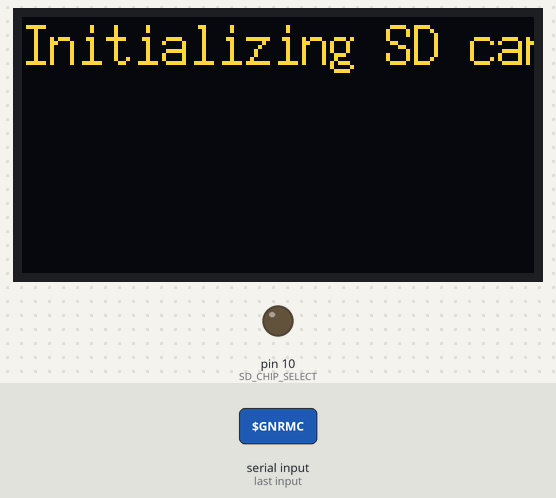
The sketch below on a simulated Arduino Uno, built with avr-gcc and run on an emulated ATmega328P. Parts: 128×64 one-colour display, output pins drawn as LEDs (lit = HIGH). The test bench sets the inputs (shaded band). The OLED is the two-colour kind (top 16 rows yellow); storage starts empty; what the sketch prints to the serial monitor is not drawn.

4.3 s: "$GNRMC\n" received over the second serial link
Above: at 4.37 s.
Timing chart, 0 to 7.3 s (numbered marks = the images above; inputs shaded):
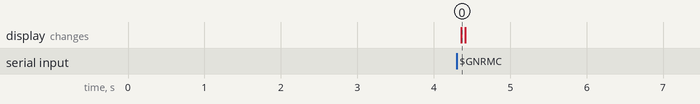

Measured:
- after the input at 4.3 s, the display: changes after 0.06 s (image 0)

The sketch:

GPSLogger3.ino
```cpp
// GPS Logger version 3

/* with
   GP8013T
   SDcard
   M096P4BL
*/

/* note
  Arudino-SDcard
  The circuit:
   SD card attached to SPI bus as follows:
 ** MOSI - pin 11 on Arduino Uno/Duemilanove/Diecimila
 ** MISO - pin 12 on Arduino Uno/Duemilanove/Diecimila
 ** CLK - pin 13 on Arduino Uno/Duemilanove/Diecimila
 ** CS - depends on your SD card shield or module. ->10
*/

/* Arduino-GPS GT-720F (with Software Serial)
    RX: 8 - 6 (TTL output)
    TX: 9 - 5 (TTL input)
    5: input (TTL) - 9 (TX) - 6: output (TTL) - 8 (RX)
*/

/* Arudio - M096PBL
    A5 - SCL
    A4 - SDA
  */

#include <SPI.h>
#include <SD.h>
#include <SoftwareSerial.h>

#include <SSD1306Ascii.h>
#include <SSD1306AsciiWire.h>
//#include "U8glib.h"

#define SD_CHIP_SELECT 10
#define BUFSIZE 70
#define BUF2SIZE 12

// initialize the library with the numbers of the interface pins
SoftwareSerial gps(8, 9); // RX, TX

// setup u8g object
//U8GLIB_SSD1306_128X64 u8g(U8G_I2C_OPT_NONE | U8G_I2C_OPT_DEV_0); // I2C / TWI

// 0X3C+SA0 - 0x3C or 0x3D
#define I2C_ADDRESS 0x3C

// Define proper RST_PIN if required.
#define RST_PIN -1

SSD1306AsciiWire oled;

File logFile;

char filename[13];
bool fileEnable = false;
char s1[BUF2SIZE];

void recvStr(char *);
int strip_NMEA(const char *, int , int );

bool checkSDFile()
{
  // open log file
  for (unsigned int index = 0; index < 65535; index++) {
    char fileTmp[13];
    sprintf(fileTmp, "GPS%05d.TXT", index);
    Serial.println(index);
    if (!SD.exists(fileTmp)) {
      logFile = SD.open(fileTmp, FILE_WRITE);
      Serial.println(fileTmp);
      if (logFile) {
        Serial.println("Log file opened");
        strcpy(filename, fileTmp);
        //        logFile.close();
        return true;
      }
      Serial.println("Can't open log file");
      break;
    }
  }
  return false;
}

void setup() {
  // Open serial communications and wait for port to open:
  Serial.begin(9600);
  while (!Serial) {
    ; // wait for serial port to connect. Needed for native USB port only
  }
  Serial.println("Ready");

  // initialize OLED Display M096P4BL
  Wire.begin();
  Wire.setClock(400000L);
#if RST_PIN >= 0
  oled.begin(&Adafruit128x64, I2C_ADDRESS, RST_PIN);
#else // RST_PIN >= 0
  oled.begin(&Adafruit128x64, I2C_ADDRESS);
#endif // RST_PIN >= 0
  // Call oled.setI2cClock(frequency) to change from the default frequency.

  oled.setFont(X11fixed7x14);
  oled.clear();

  // initialize Software Serial and GT-720F
  gps.begin(9600); // ソフトウェアシリアルの初期化
  // configure output of GM-8013T
  // configure_GP8013T();
  Serial.println("GPS ready");

  // initialize SD card
  Serial.print("Initializing SD card...");
  oled.print("Initializing SD card...");
  pinMode(SD_CHIP_SELECT, OUTPUT);
  if (SD.begin(SD_CHIP_SELECT)) {
    Serial.println("searching file");
    fileEnable = checkSDFile();
  } else {
    Serial.println("SD not enable");
    oled.setCursor(0,6);
    oled.print("SD not enable");
  }

  oled.setCursor(0,0);
  oled.clearToEOL();
  delay(3000);
}

void loop()
{
  char strbuf[BUFSIZE];
  char utcTime[10], utcDate[7];
  char latitude[11], longtude[12];
  char NS[2], WE[2];
  char statGPS[2];
  char GPSStr[7];
  char localTime0[10], localDate0[7];
  int offset;

  if (gps.available()) {  // if recived serial signal
    recvStr(strbuf);   // read serial data to string buffer
    Serial.println(strbuf);

    if (logFile) {
      logFile.print(strbuf);
      logFile.flush();
    }

    offset = strip_NMEA(strbuf, 0, 1);
    //      strcpy(GPSStr,s1);
    if (strcmp(s1, "$GNRMC") == 0) { // if RMC line
      offset = strip_NMEA(strbuf, offset, 1); // utcTime
      strcpy(utcTime, s1);
      offset = strip_NMEA(strbuf, offset, 1); // status
      strcpy(statGPS, s1);
      offset = strip_NMEA(strbuf, offset, 1); // latitue
      strcpy(latitude, s1);
      offset = strip_NMEA(strbuf, offset, 1); // N/W
      strcpy(NS, s1);
      offset = strip_NMEA(strbuf, offset, 1); // longitude
      strcpy(longtude, s1);
      offset = strip_NMEA(strbuf, offset, 1); // W/E
      strcpy(WE, s1);
      offset = strip_NMEA(strbuf, offset, 3); // utcDate
      strcpy(utcDate, s1);

      strcpy(localTime0, utcTime);
      strcpy(localDate0, utcDate);

      oled.setCursor(0,0);
      oled.print(localTime0);
      oled.setCursor(48,0);
      oled.print(localDate0);

        if (strchr(statGPS, 'A')) {
          oled.setCursor(0,2);
          oled.print(NS);
          oled.print(latitude);
          oled.setCursor(0,4);
          oled.print(WE);
          oled.print(longtude);
        }

      Serial.print(localTime0);
      Serial.print(' ');
      Serial.println(localDate0);
      Serial.print("latitude: ");
      Serial.println(latitude);
      Serial.print("longitude: ");
      Serial.println(longtude);

    }
  }
  logFile.close();
}

// recive string from GPS
void recvStr(char *strbuf)
{
  int i = 0;
  char c;
  while (1) {
    if (gps.available()) {
      c = gps.read();
      strbuf[i] = c;
      if (c == '\n') break;
      i++;
    }
  }
  strbuf[i] = '\0';  // \0: end of string
}

int strip_NMEA(const char *orig, int offset, int count)
{
//  char str0[BUFSIZE], *s0;
  char *str0,*s0;
  int i, len;

  for (i = 0; i < count; i++) {
//    strcpy(str0, orig + offset);
    str0=orig+offset;
    s0 = strchr(str0, ',');
    len = strlen(str0) - strlen(s0);
    strncpy(s1, str0, len); // len < BUF2SIZE +1 assumed
    s1[len] = '\0';
    offset += strlen(s1) + 1;
  }
  /* printf("%s ; %d ; %s\n",s1,len,str); */
  //  strcpy(str, s1);

  // for debug
  /*
    Serial.print(orig);
    Serial.print(";");
    Serial.print(offset);
    Serial.print(";");
    Serial.println(s1);
    */

  return offset;
}

void send_PUBX_packet(const char *p)
{
  uint8_t checksum = 0;
  gps.print('$');
  do {
    char c = *p++;
    if (c) {
      checksum ^= (uint8_t)c;
      gps.print(c);
    }
    else {
      break;
    }
  }
  while (1);
  gps.print('*');
  gps.println(checksum, HEX);
}

void configure_GP8013T()
{
  send_PUBX_packet("PUBX,40,GGA,0,5,0,5,0,0");
  send_PUBX_packet("PUBX,40,VTG,0,5,0,5,0,0");
  send_PUBX_packet("PUBX,40,GSV,0,5,0,5,0,0");
  send_PUBX_packet("PUBX,40,RMC,0,1,0,1,0,0");
  send_PUBX_packet("PUBX,40,GSV,0,5,0,5,0,0");
  send_PUBX_packet("PUBX,40,GLL,0,5,0,5,0,0");
  send_PUBX_packet("PUBX,40,GSA,0,5,0,5,0,0");
}
```
